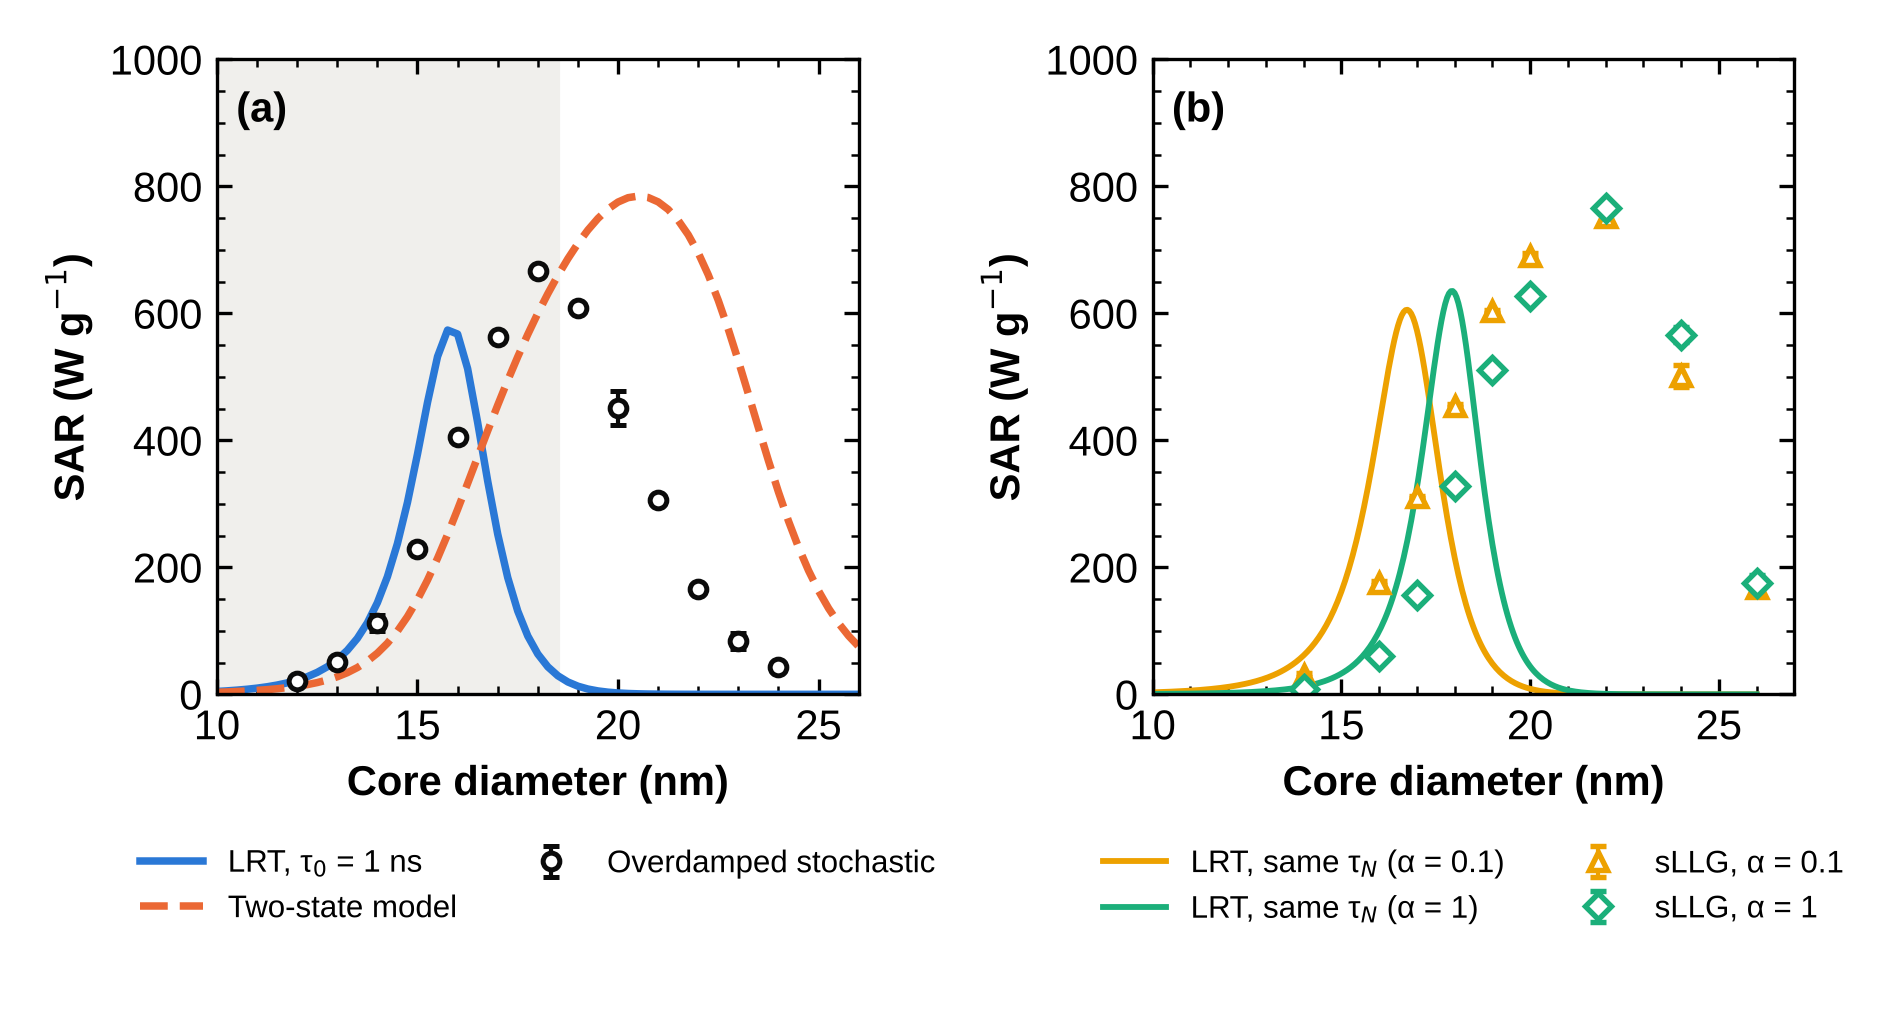

This chart was generated by the following Python code:
"""Figure 7: SAR of immobilized particles at 15 kA/m and 300 kHz. (a) LRT (tau0 = 1 ns), two-state model and overdamped
stochastic simulation (nonlinear.json, langevin_15k300.json). (b) Stochastic LLG with explicit damping (llg_a0.1.json,
llg_a1.json) compared with the LRT that uses the same zero-field Neel time (Brown attempt time)."""
import json, sys, numpy as np
sys.path.insert(0, '.')
import model, llg
import matplotlib
matplotlib.use('Agg')
import matplotlib.pyplot as plt

plt.rcParams.update({'font.family': 'Liberation Sans', 'font.size': 10, 'axes.labelweight': 'bold',
                     'axes.linewidth': 0.8, 'xtick.direction': 'in', 'ytick.direction': 'in',
                     'xtick.top': True, 'ytick.right': True, 'xtick.minor.visible': True, 'ytick.minor.visible': True,
                     'legend.frameon': False, 'legend.fontsize': 8, 'savefig.dpi': 300, 'lines.linewidth': 1.8})
C = ['#2a78d6', '#eb6834', '#1baf7a', '#eda100', '#e87ba4']; INK = '#0b0b0b'; CM = 1 / 2.54
NL = json.load(open('nonlinear.json'))
fig, axs = plt.subplots(1, 2, figsize=(16 * CM, 8.6 * CM))
ax = axs[0]
D = NL['15k300']; d = np.array(D['d']); bar = np.array(D['barrier'])
invalid = d[bar < 3.0]
ax.axvspan(d.min(), invalid.max(), color='#f0efec', zorder=0)
ax.plot(d, D['lrt'], color=C[0], label='LRT, τ$_0$ = 1 ns')
ax.plot(d, D['nl'], color=C[1], ls='--', label='Two-state model')
L = np.array(json.load(open('langevin_15k300.json')))
ax.errorbar(L[:, 0], L[:, 1], yerr=2 * L[:, 2], fmt='o', ms=4, color=INK, mfc='white', mew=1.2, capsize=2, lw=1,
            label='Overdamped stochastic')
ax.set_xlim(10, 26); ax.set_ylim(0, 1000)
ax.set_xlabel('Core diameter (nm)'); ax.set_ylabel('SAR (W g$^{-1}$)')
ax.text(0.03, 0.95, '(a)', transform=ax.transAxes, fontweight='bold', va='top')
ax.legend(loc='upper center', bbox_to_anchor=(0.5, -0.2), ncol=2, fontsize=7.5)
ax = axs[1]
dg = np.linspace(10e-9, 26e-9, 321)
out = {}
for a, col, mk in ((0.1, C[3], '^'), (1.0, C[2], 'D')):
    lrt = np.array([model.sar(np.array([x]), 15e3, 300e3, eta=np.inf, tau0=llg.tau0_brown(x, a))[0] for x in dg])
    ax.plot(dg * 1e9, lrt, color=col, ls='-', lw=1.4, label='LRT, same τ$_N$ (α = %g)' % a)
    try:
        G = np.array(json.load(open('llg_a%g.json' % a)))
        ax.errorbar(G[:, 0], G[:, 1], yerr=2 * G[:, 2], fmt=mk, ms=4.5, color=col, mfc='white', mew=1.3, capsize=2, lw=1,
                    label='sLLG, α = %g' % a)
        out[str(a)] = dict(lrt_opt=[round(float(dg[np.argmax(lrt)] * 1e9), 2), round(float(lrt.max()), 1)],
                           llg=G[:, :3].tolist())
    except FileNotFoundError:
        pass
ax.set_xlim(10, 27); ax.set_ylim(0, 1000)
ax.set_xlabel('Core diameter (nm)'); ax.set_ylabel('SAR (W g$^{-1}$)')
ax.text(0.03, 0.95, '(b)', transform=ax.transAxes, fontweight='bold', va='top')
ax.legend(loc='upper center', bbox_to_anchor=(0.5, -0.2), ncol=2, fontsize=7.5)
fig.tight_layout(); fig.savefig('fig_nonlinear.png'); plt.close(fig)
json.dump(out, open('llg_summary.json', 'w'), indent=1)
print(json.dumps(out, indent=1))
